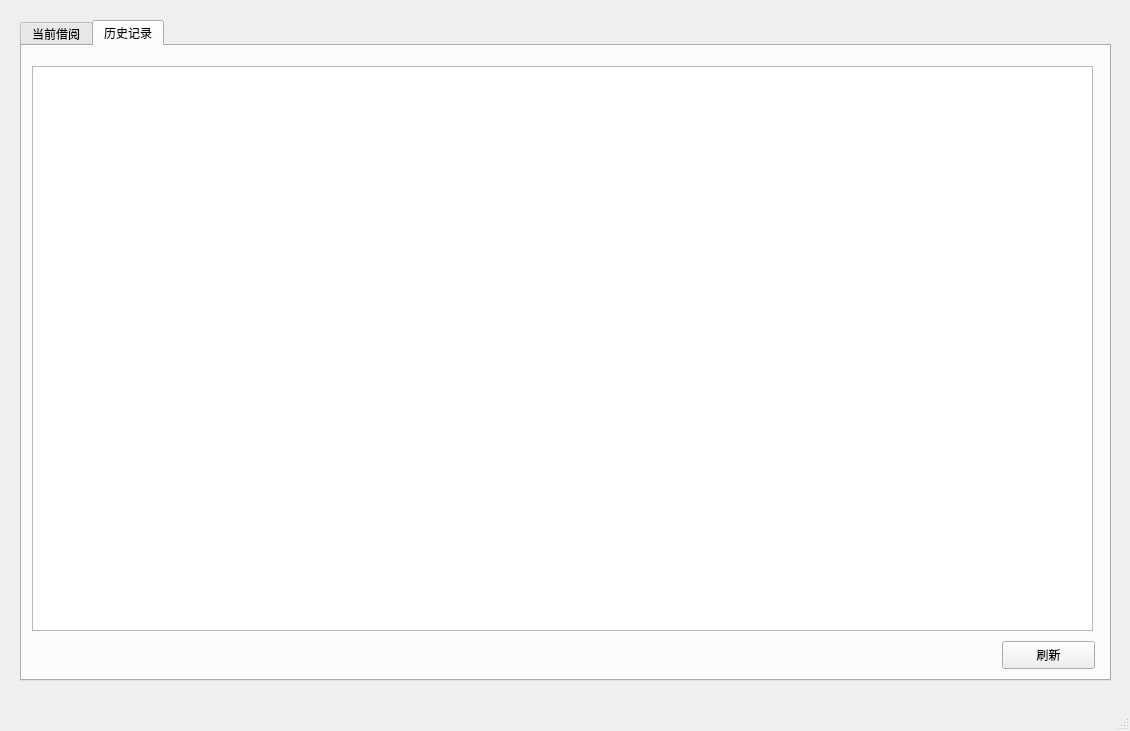
<?xml version="1.0" encoding="UTF-8"?>
<ui version="4.0">
 <class>BorrowingManagement_For_User</class>
 <widget class="QMainWindow" name="BorrowingManagement_For_User">
  <property name="geometry">
   <rect>
    <x>0</x>
    <y>0</y>
    <width>1130</width>
    <height>731</height>
   </rect>
  </property>
  <property name="sizePolicy">
   <sizepolicy hsizetype="Fixed" vsizetype="Fixed">
    <horstretch>0</horstretch>
    <verstretch>0</verstretch>
   </sizepolicy>
  </property>
  <property name="windowTitle">
   <string>MainWindow</string>
  </property>
  <widget class="QWidget" name="centralwidget">
   <widget class="QTabWidget" name="tabWidget">
    <property name="geometry">
     <rect>
      <x>20</x>
      <y>20</y>
      <width>1091</width>
      <height>661</height>
     </rect>
    </property>
    <property name="currentIndex">
     <number>1</number>
    </property>
    <widget class="QWidget" name="tab">
     <attribute name="title">
      <string>当前借阅</string>
     </attribute>
     <widget class="QTableWidget" name="tableWidget">
      <property name="geometry">
       <rect>
        <x>10</x>
        <y>20</y>
        <width>1061</width>
        <height>565</height>
       </rect>
      </property>
     </widget>
     <widget class="QPushButton" name="pushButton_renew1">
      <property name="geometry">
       <rect>
        <x>980</x>
        <y>595</y>
        <width>93</width>
        <height>28</height>
       </rect>
      </property>
      <property name="text">
       <string>刷新</string>
      </property>
     </widget>
    </widget>
    <widget class="QWidget" name="tab_2">
     <attribute name="title">
      <string>历史记录</string>
     </attribute>
     <widget class="QTableWidget" name="tableWidget_2">
      <property name="geometry">
       <rect>
        <x>10</x>
        <y>20</y>
        <width>1061</width>
        <height>565</height>
       </rect>
      </property>
     </widget>
     <widget class="QPushButton" name="pushButton_renew2">
      <property name="geometry">
       <rect>
        <x>980</x>
        <y>595</y>
        <width>93</width>
        <height>28</height>
       </rect>
      </property>
      <property name="text">
       <string>刷新</string>
      </property>
     </widget>
    </widget>
   </widget>
  </widget>
  <widget class="QMenuBar" name="menubar">
   <property name="geometry">
    <rect>
     <x>0</x>
     <y>0</y>
     <width>1130</width>
     <height>26</height>
    </rect>
   </property>
  </widget>
  <widget class="QStatusBar" name="statusbar"/>
 </widget>
 <resources/>
 <connections/>
</ui>
